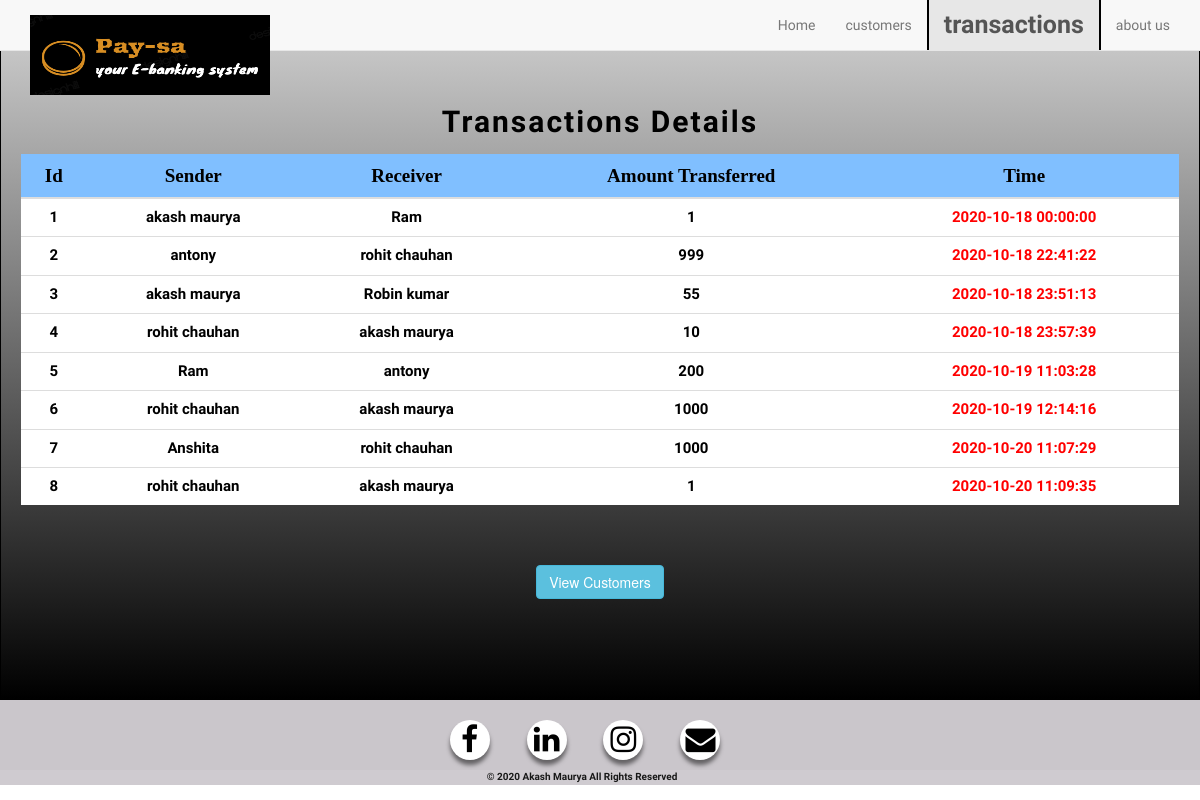
Screenshot of /transactions.php with the database file from the repository.
### tables this page shows
CREATE TABLE `transactions` (
  `id` int(11) NOT NULL,
  `sender` varchar(100) NOT NULL,
  `receiver` varchar(100) NOT NULL,
  `credits` int(11) NOT NULL,
  `time` datetime NOT NULL DEFAULT current_timestamp()
);

### transactions.php (the view, shortened to what this page needs)
<!DOCTYPE html>
<html>
<head>
	<link rel="stylesheet" href="https://cdnjs.cloudflare.com/ajax/libs/font-awesome/4.7.0/css/font-awesome.min.css">
	<link rel="stylesheet" href="https://maxcdn.bootstrapcdn.com/bootstrap/3.4.1/css/bootstrap.min.css">
	<link rel="stylesheet" type="text/css" href="style.css">
</head>
<body>
	<nav class="navbar navbar-default navbar-fixed-top container-fluid">
  <div class="container-fluid">
    <div class="navbar-header">
      <a class="navbar-brand mt-0" href="#"><img src="logo.png" class="logo"></a>
    </div>
    <div class="collapse navbar-collapse" id="myNavbar">
      <ul class="nav navbar-nav navbar-right">
        <li ><a href="index.php">Home</a></li>
        <li ><a href="customers.php">customers</a></li>
        <li class="active" ><a href="transactions.php">transactions</a></li>
        <li><a href="about.php">about us</a></li>
      </ul>
    </div>
  </div>
</nav>
<div class="mytable">
<div class="heading1">
   <p><strong>Transactions Details</strong></p>
</div>
   <div class="table-responsive">
    <table class="table table-striped" >
        <thead>
            <tr>
                <th class="col">Id</th>
                <th class="col">Sender</th>
                <th class="col">Receiver</th>
                <th class="col">Amount Transferred</th>
                <th class="col">Time</th>
            </tr>
        </thead>
        <tbody>
        <?php
            include 'config.php';
            $sql ="select * from transactions";
            $query =mysqli_query($conn,$sql);
            while($rows = mysqli_fetch_array($query))
            {
        ?>
            <tr>
            <div class="myid"><td class="dbcol"><?php echo $rows['id']; ?></td></div>
            <td class="dbcol"><?php echo $rows['sender']; ?></td>
            <td class="dbcol"><?php echo $rows['receiver']; ?></td>
            <td class="dbcol"><?php echo $rows['credits']; ?> </td>
            <td class="dbcol"><span><?php echo $rows['time']; ?></span></td>
        <?php
            }
        ?>
        </tbody>
    </table>
</div>
<br>
<br>
<a href="customers.php"><button class="btn btn-info">View Customers</button></a>
    </div>
<footer>
	<div class="sociallinks">
      	     <a href="https://www.facebook.com/akash.moury.9"><i class="fa fa-facebook" aria-hidden="true"></i></a>
            <a href="https://www.linkedin.com/in/akash-maurya-b152831a2/"><i class="fa fa-linkedin" aria-hidden="true"></i></a>
          <a href="https://www.instagram.com/akash_._maurya/"><i class="fa fa-instagram" aria-hidden="true"></i></a>
            <a href="#"><i class="fa fa-envelope" aria-hidden="true"></i></a>
      </div>
      <div class= "copyright">
        © 2020 Akash Maurya All Rights Reserved
  </div>
</footer>
</body>
</html>

### style.css (style rules this page uses)
* { margin: 0; padding-top: 0; padding: 0; box-sizing: border-box; }
.logo { width:20vw; height:10vh; position: fixed; margin-top: 0px; margin-left: 0px; opacity: 2; }
.sociallinks { background: #CAC6CB; align-items: center; height: 70px; width: 100%; text-align: center; font-size: 25px; padding-top: 20px; }
.sociallinks .fa { font-size: 30px; width: 40px; height: 40px; color: black; padding-top: 4px; text-align: center; text-decoration: none; margin-right: 30px; border-radius: 50%; background: white; box-shadow: 0 5px 4px rgba(0,0,0,0.5); }
.active { font-weight: bold; color: red; border-left: 2px solid black; border-right: 2px solid black; font-size: 25px; font-family: 'Acme', sans-serif; }
.navbar-nav { font-family: 'Acme', sans-serif; }
.copyright { text-align: center; color: black; font-family: 'Chilanka', cursive; font-weight: bold; background-color: #CAC6CB; font-size: 10px; padding-right: 3%; opacity: 0.9; }

### transactions.php (style rules this page uses)
.mytable { text-align: center; width: 100%; padding: 100px; background: gray; color: black; border: 1px double black; }
.heading1 { font-family: 'Acme', sans-serif; font-size: 30px; color: black; letter-spacing: 2px; }
.col { align-items: center; text-align: center; font-size: 19px; font-family: verdana; background:#80bfff; }
.dbcol { font-size: 15px; text-align: center; font-family: 'Alata', sans-serif; color:black; background: white; font-weight: bold; padding-top: 20px; }
.dbcol span { color: red; }
.myid { background:#80bfff; }
.mytable { text-align: center; width: 100%; padding-top:100px; padding-bottom:100px; padding-left: 20px; padding-right: 20px; background: linear-gradient(to top, #000000 0%, #ffffff 120%); color: black; border: 1px double black; }

### rows the page displays
transactions: id "1", sender "akash maurya", receiver "Ram", credits "1", time "2020-10-18 00:00:00"
transactions: id "2", sender "antony", receiver "rohit chauhan", credits "999", time "2020-10-18 22:41:22"
transactions: id "3", sender "akash maurya", receiver "Robin kumar", credits "55", time "2020-10-18 23:51:13"
transactions: id "4", sender "rohit chauhan", receiver "akash maurya", credits "10", time "2020-10-18 23:57:39"
transactions: id "5", sender "Ram", receiver "antony", credits "200", time "2020-10-19 11:03:28"
transactions: id "6", sender "rohit chauhan", receiver "akash maurya", credits "1000", time "2020-10-19 12:14:16"
transactions: id "7", sender "Anshita", receiver "rohit chauhan", credits "1000", time "2020-10-20 11:07:29"
transactions: id "8", sender "rohit chauhan", receiver "akash maurya", credits "1", time "2020-10-20 11:09:35"
